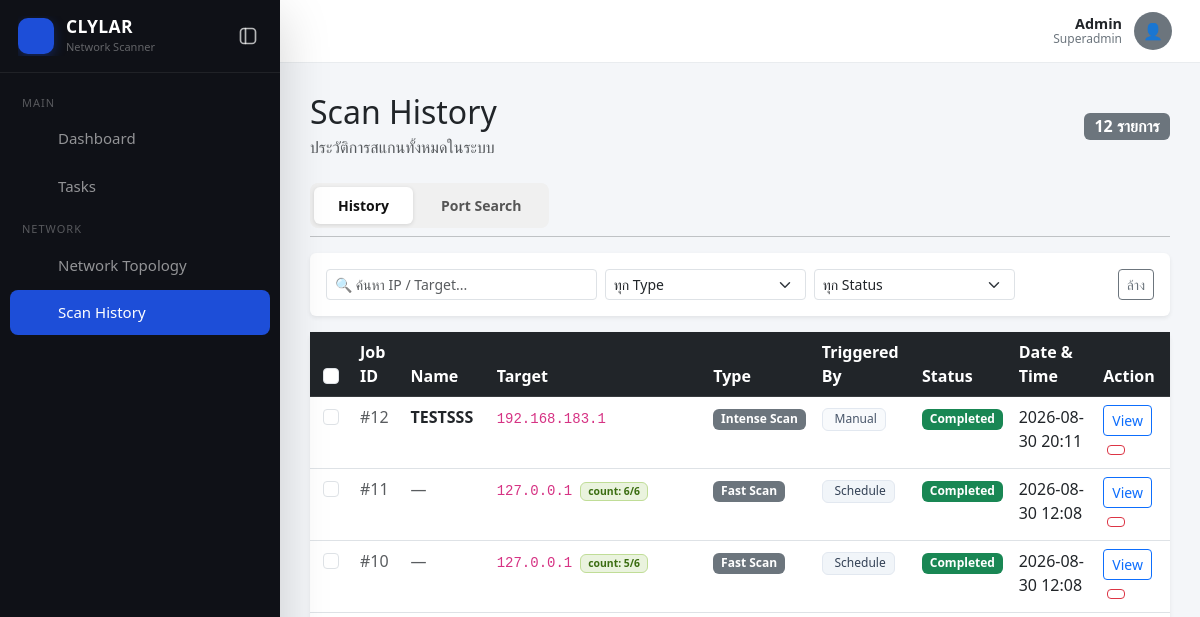
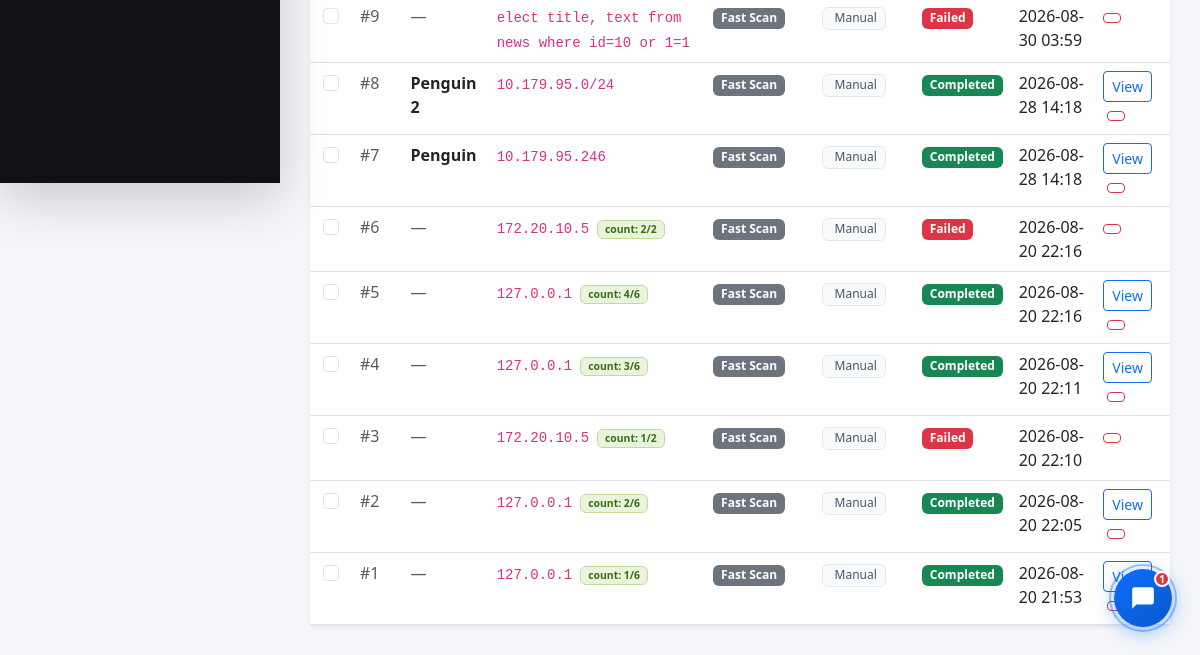
The app's page /history (signed in), older data (2 pictures, top to bottom).
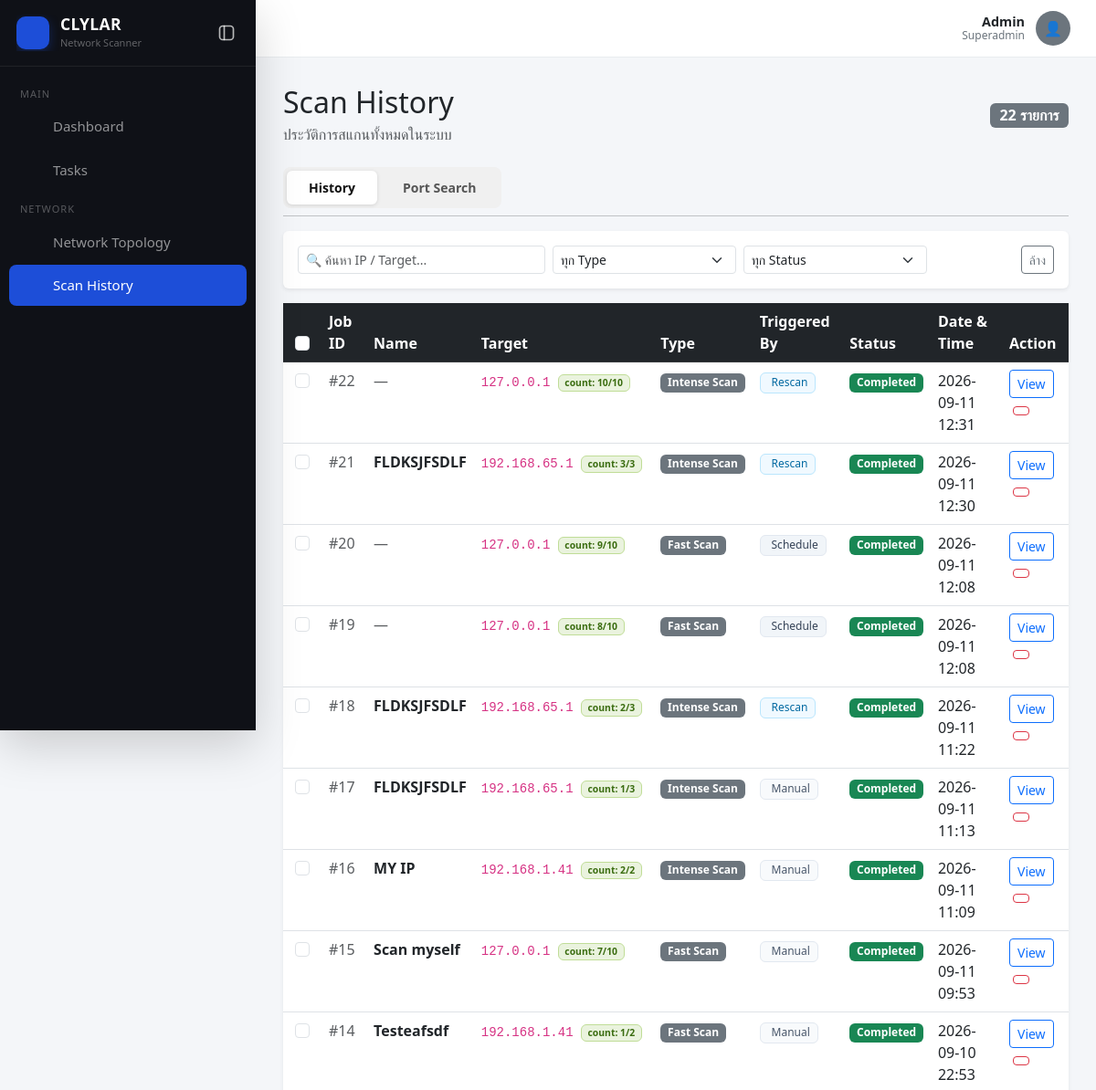
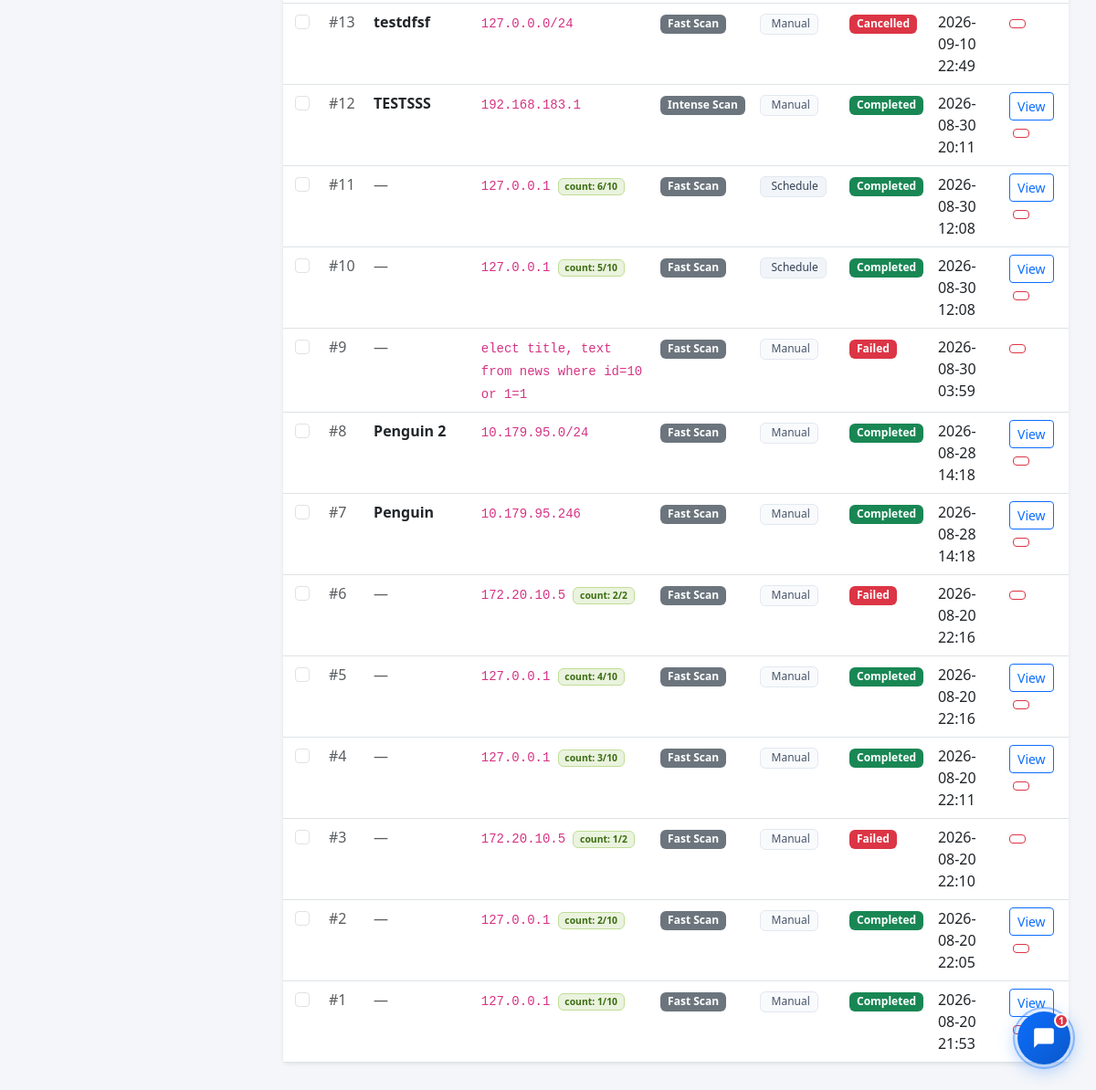
The same page, newer data (2 pictures, top to bottom).
### models.py (models this page shows)
class ScanJob(db.Model):
    id = db.Column(db.Integer, primary_key=True)
    scan_name = db.Column(db.String(150), nullable=True)
    target = db.Column(db.String(100), nullable=False)
    scan_type = db.Column(db.String(50))
    status = db.Column(db.String(20), default='Running')
    timestamp = db.Column(db.DateTime, default=now_th)
    result_data = db.Column(db.Text)
    triggered_by = db.Column(db.String(20), default='manual')
    owner_id = db.Column(db.Integer, db.ForeignKey('user.id'), nullable=True)
    owner = db.relationship('User', foreign_keys=[owner_id])

### app.py (the view)
@app.route('/history')
@login_required
def history_page():
    history = visible_scans_query().order_by(ScanJob.timestamp.desc()).all()
    from collections import defaultdict
    target_jobs = defaultdict(list)
    for j in history:
        target_jobs[j.target].append(j)
    scan_seq_map = {}
    for target, tlist in target_jobs.items():
        sorted_list = sorted(tlist, key=lambda x: x.timestamp or 0)
        for idx, tj in enumerate(sorted_list, 1):
            scan_seq_map[tj.id] = (idx, len(sorted_list))
    owner_seq_map = {}
    unique_owner_ids = {j.owner_id for j in history if j.owner_id is not None}
    for oid in unique_owner_ids:
        owner_all = ScanJob.query.filter_by(owner_id=oid).order_by(ScanJob.timestamp).all()
        for idx, tj in enumerate(owner_all, 1):
            owner_seq_map[tj.id] = idx
    return render_template('history.html', history=history,
                           scan_seq_map=scan_seq_map,
                           owner_seq_map=owner_seq_map)

### app.py (called while the page is built)
@app.template_filter('scan_label')
def scan_label_filter(value):
    return SCAN_TYPE_LABELS.get(value, value)

@app.template_filter('from_json')
def from_json_filter(value):
    if not value:
        return []
    try:
        import json as _json
        return _json.loads(value)
    except Exception:
        return []

@login_manager.user_loader
def load_user(user_id):
    return User.query.get(int(user_id))

def visible_scans_query():
    if current_user.role == 'superadmin':
        return ScanJob.query.filter_by(owner_id=current_user.id)
    elif current_user.role in ('admin', 'superadmin'):
        return ScanJob.query.filter_by(owner_id=current_user.id)
    else:
        admin_id = current_user.created_by
        if admin_id:
            return ScanJob.query.filter_by(owner_id=admin_id)
        return ScanJob.query.filter(ScanJob.id == None)  # ไม่เห็นอะไรเลย

### models.py (called while the page is built)
    @property
    def is_any_admin(self):
        return self.role in ('admin', 'superadmin')

### templates/history.html (shortened to what the changed rows need)
{% extends 'base.html' %}
{% block content %}
<div class="d-flex align-items-center justify-content-between mb-4">
    <div>
        <h2 class="mb-1">Scan History</h2>
        <p class="text-muted mb-0">ประวัติการสแกนทั้งหมดในระบบ</p>
    </div>
    <span class="badge bg-secondary fs-6">{{ history|length }} รายการ</span>
</div>
<div>
<div id="tab-history">
<div class="card p-0 shadow-sm border-0">
    <table class="table table-hover mb-0" id="historyTable">
        <thead class="table-dark">
            <tr>
                {% if current_user.is_any_admin %}
                <th style="width: 42px; text-align: center;">
                    <input type="checkbox" class="form-check-input" id="selectAllCheckbox" title="เลือกทั้งหมด" style="cursor: pointer;">
                </th>
                {% endif %}
                <th>Job ID</th>
                <th>Name</th>
                <th>Target</th>
                <th>Type</th>
                <th>Triggered By</th>
                <th>Status</th>
                <th>Date & Time</th>
                <th>Action</th>
            </tr>
        </thead>
        <tbody id="historyBody">
            {% for job in history %}
            {% set job_data = job.result_data | from_json if job.result_data else [] %}
            <tr data-target="{{ job.target }}" data-type="{{ job.scan_type }}" data-status="{{ job.status }}" id="scan-row-{{ job.id }}" class="history-row">
                {% if current_user.is_any_admin %}
                <td class="text-center cb-cell" style="user-select: none; cursor: pointer;">
                    <input type="checkbox" class="form-check-input scan-row-cb"
                           value="{{ job.id }}"
                           data-scan-seq="#{{ owner_seq_map.get(job.id, job.id) }}"
                           data-target="{{ job.target }}"
                           data-name="{{ job.scan_name or '' }}"
                           {% if job.status == 'Running' %}disabled title="ไม่สามารถเลือก task ที่กำลังทำงานอยู่ได้"{% else %}style="cursor: pointer;"{% endif %}>
                </td>
                {% endif %}
                <td><span class="text-muted">#{{ owner_seq_map.get(job.id, job.id) }}</span></td>
                <td>
                    {% if job.scan_name %}
                        <span class="fw-semibold">{{ job.scan_name }}</span>
                    {% else %}
                        <span class="text-muted">—</span>
                    {% endif %}
                </td>
                <td>
                    <code>{{ job.target }}</code>
                    {% set seq_info = scan_seq_map.get(job.id) %}
                    {% if seq_info and seq_info[1] > 1 %}
                    <span class="badge ms-1" style="font-size:.65rem;background:#EAF3DE;color:#3B6D11;border:0.5px solid #C0DD97;" title="สแกนครั้งที่ {{ seq_info[0] }} จากทั้งหมด {{ seq_info[1] }} ครั้ง">count: {{ seq_info[0] }}/{{ seq_info[1] }}</span>
                    {% endif %}
                </td>
                <td><span class="badge bg-secondary">{{ job.scan_type | scan_label }}</span></td>
                <td>
                    {% if job.triggered_by == 'schedule' %}
                        <span class="badge" style="background:#f1f5f9;color:#334155;border:1px solid #e2e8f0;font-weight:500;">Schedule</span>
                    {% elif job.triggered_by == 'rescan' %}
                        <span class="badge" style="background:#f0f9ff;color:#0369a1;border:1px solid #bae6fd;font-weight:500;">Rescan</span>
                    {% elif job.triggered_by == 'drilldown' %}
                        <span class="badge" style="background:#f5f3ff;color:#6d28d9;border:1px solid #ddd6fe;font-weight:500;"><i class="ti ti-scan me-1"></i>Drill-down</span>
                    {% else %}
                        <span class="badge" style="background:#f8fafc;color:#475569;border:1px solid #e2e8f0;font-weight:500;">Manual</span>
                    {% endif %}
                </td>
                <td>
                    <span class="badge {{ 'bg-success' if job.status == 'Completed' else 'bg-danger' if job.status in ('Failed', 'Cancelled') else 'bg-warning text-dark' }}">
                        {{ job.status }}
                    </span>
                </td>
                <td>{{ job.timestamp.strftime('%Y-%m-%d %H:%M') }}</td>
                <td>
                    {% if job.status == 'Completed' %}
                        <a href="{{ url_for('scan_detail', scan_id=job.id) }}"
                           class="btn btn-sm btn-outline-primary">View</a>
                        {% if current_user.is_any_admin %}
                        <button class="btn btn-sm btn-outline-danger ms-1" title="Delete scan record"
                                data-scan-id="{{ job.id }}" data-target="{{ job.target }}" data-total="{{ scan_seq_map.get(job.id, (1,1))[1] }}"
                                onclick="confirmDelete(+this.dataset.scanId, this.dataset.target, +this.dataset.total)">
                        </button>
                        {% endif %}
                    {% elif job.status == 'Failed' %}
                        {% if current_user.is_any_admin %}
                        <button class="btn btn-sm btn-outline-danger" title="Delete scan record"
                                data-scan-id="{{ job.id }}" data-target="{{ job.target }}" data-total="{{ scan_seq_map.get(job.id, (1,1))[1] }}"
                                onclick="confirmDelete(+this.dataset.scanId, this.dataset.target, +this.dataset.total)">
                        </button>
                        {% endif %}
                    {% elif job.status == 'Cancelled' %}
                        {% if current_user.is_any_admin %}
                        <button class="btn btn-sm btn-outline-danger" title="Delete scan record"
                                data-scan-id="{{ job.id }}" data-target="{{ job.target }}" data-total="{{ scan_seq_map.get(job.id, (1,1))[1] }}"
                                onclick="confirmDelete(+this.dataset.scanId, this.dataset.target, +this.dataset.total)">
                        </button>
                        {% endif %}
                    {% else %}
                        <button class="btn btn-sm btn-secondary" disabled>Running...</button>
                    {% endif %}
                </td>
            </tr>
            {% else %}
            <tr>
                <td colspan="{{ 9 if current_user.is_any_admin else 8 }}" class="text-center text-muted py-4">ยังไม่มีประวัติการสแกน</td>
            </tr>
            {% endfor %}
        </tbody>
    </table>
</div>
</div>
</div>
{% endblock %}

Row changes from the older to the newer data that the page shows:
added ScanJob: get "22", target "127.0.0.1", seq_info "10", scan_type|scan_label "Intense Scan", triggered_by "Rescan", status "Completed", timestamp "2026-09-11 12:31"
added ScanJob: get "21", scan_name "FLDKSJFSDLF", target "192.168.65.1", seq_info "3", scan_type|scan_label "Intense Scan", triggered_by "Rescan", status "Completed", timestamp "2026-09-11 12:30"
added ScanJob: get "20", target "127.0.0.1", seq_info "9", seq_info "10", scan_type|scan_label "Fast Scan", triggered_by "Schedule", status "Completed", timestamp "2026-09-11 12:08"
added ScanJob: get "19", target "127.0.0.1", seq_info "8", seq_info "10", scan_type|scan_label "Fast Scan", triggered_by "Schedule", status "Completed", timestamp "2026-09-11 12:08"
added ScanJob: get "18", scan_name "FLDKSJFSDLF", target "192.168.65.1", seq_info "2", seq_info "3", scan_type|scan_label "Intense Scan", triggered_by "Rescan", status "Completed", timestamp "2026-09-11 11:22"
added ScanJob: get "17", scan_name "FLDKSJFSDLF", target "192.168.65.1", owner "1", seq_info "3", scan_type|scan_label "Intense Scan", triggered_by "Manual", status "Completed", timestamp "2026-09-11 11:13"
added ScanJob: get "16", scan_name "MY IP", target "192.168.1.41", seq_info "2", scan_type|scan_label "Intense Scan", triggered_by "Manual", status "Completed", timestamp "2026-09-11 11:09"
added ScanJob: get "15", scan_name "Scan myself", target "127.0.0.1", seq_info "7", seq_info "10", scan_type|scan_label "Fast Scan", triggered_by "Manual", status "Completed", timestamp "2026-09-11 09:53"
added ScanJob: get "14", scan_name "Testeafsdf", target "192.168.1.41", owner "1", seq_info "2", scan_type|scan_label "Fast Scan", triggered_by "Manual", status "Completed", timestamp "2026-09-10 22:53"
added ScanJob: get "13", scan_name "testdfsf", target "127.0.0.0/24", scan_type|scan_label "Fast Scan", triggered_by "Manual", status "Cancelled", timestamp "2026-09-10 22:49"
computed for ScanJob (number 12 of 22 on the later page): seq_info "6" → "10"
computed for ScanJob (number 13 of 22 on the later page): seq_info "6" → "10"
computed for ScanJob (number 18 of 22 on the later page): seq_info "6" → "10"
computed for ScanJob (number 19 of 22 on the later page): id "6" → "10"
computed for ScanJob (number 21 of 22 on the later page): seq_info "6" → "10"
computed for ScanJob id 1: seq_info "6" → "10"
Text that changed along with them:
{{ history|length }}: "12" → "22"
